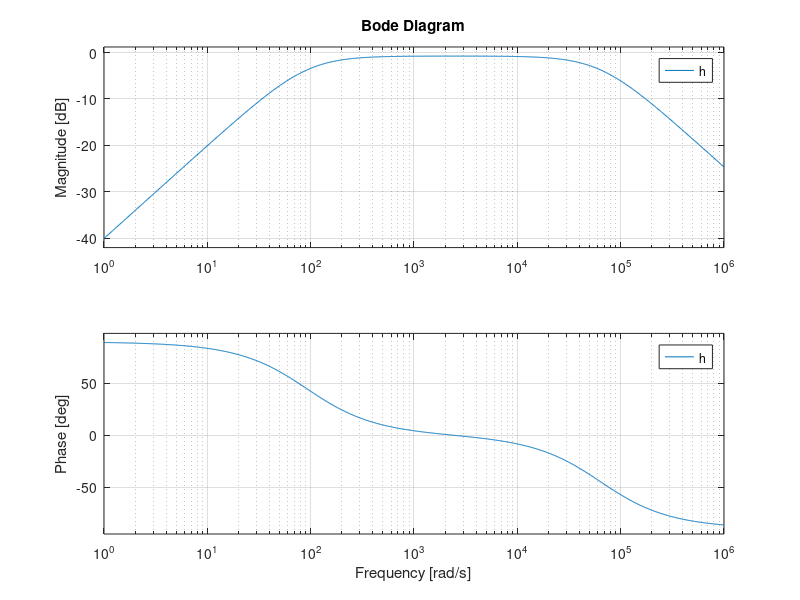
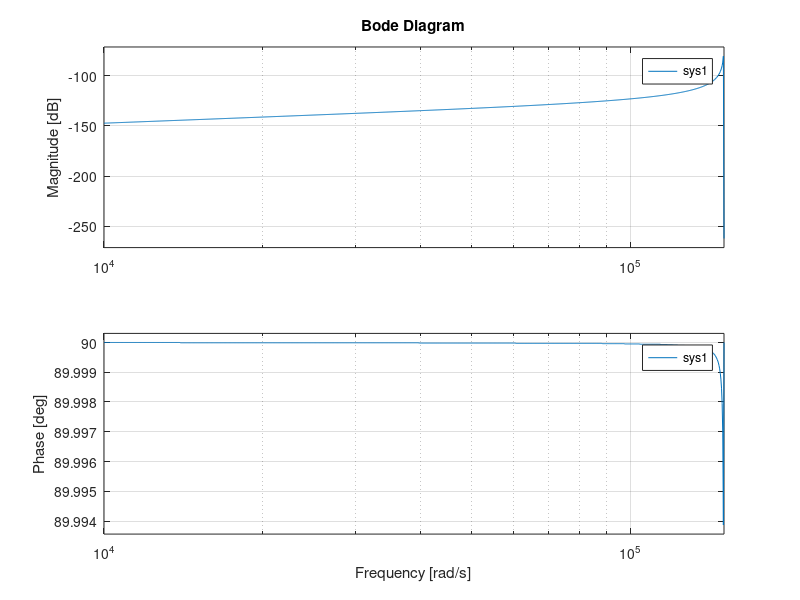
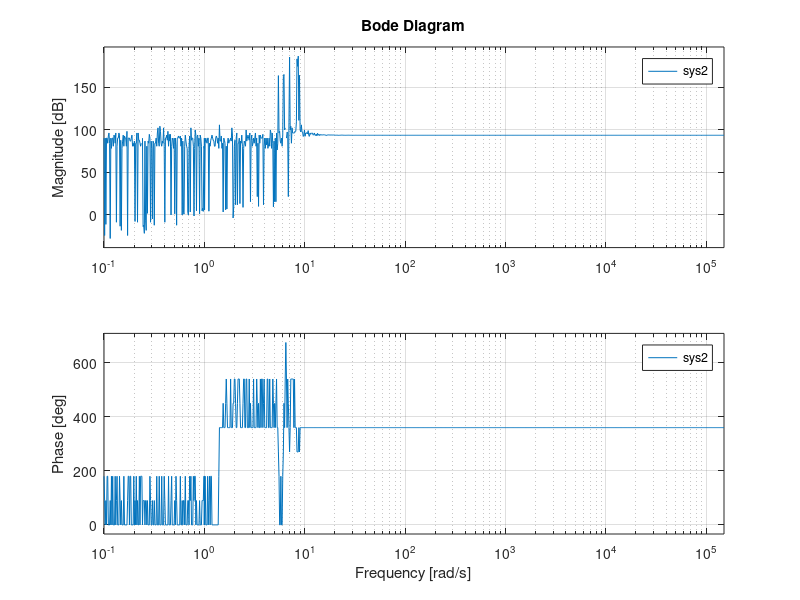

These charts were generated, in order, by the following MATLAB code:
clc

R1 = 68000
R2 = 1000000
C1 = 0.01e-6
C2 = 250e-12
s = tf('s')

a = R1 + 1/(s*C1)
b = 1/(s*C2+1/R2)
h = b/(a+b)

% normalize numbers
%[num,den] = tfdata(h,'v');
%h = tf(num/den(1),den/den(1))

figure(1)
bode(h)
[num,den] = tfdata(h,'v');


[numd,dend] = bilinear(num,den,48000)
sys1 = tf(numd,dend,1/48000) 
figure(2)
bode(sys1)

[numd2,dend2] = bilinear(num,den,48000,10000)
sys2 = tf(numd2,dend2,1/48000) 
figure(3)
bode(sys2)

[fnum,fden] = tfdata(sys2,'v')

%[numd, demd] = bilinear(h,1000)